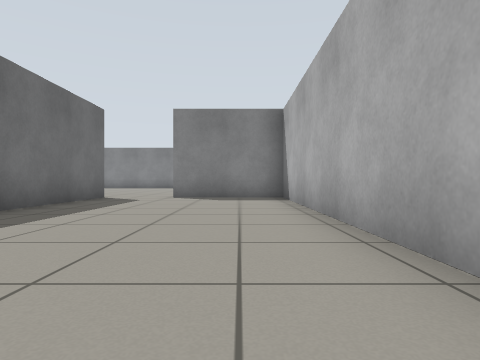
[1] (above)

20 first-person views from a walk through a robot-simulator world made for Gazebo. The camera is 0.5 m above the floor, looks level and sees 75° across. The floor is counted in squares, 1 m on a side. Each view is taken from the middle of a square. On the plan, view 1 faces up. The plan holds only what a view shows up to about 9 squares ahead; the rest is blank.

[2]
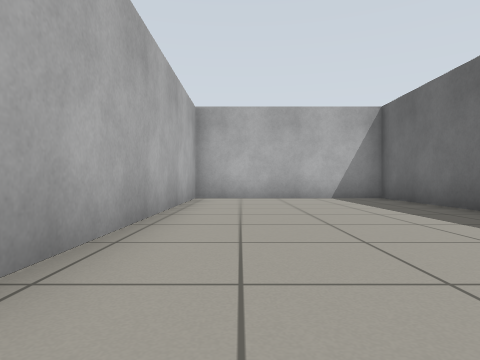

[3]
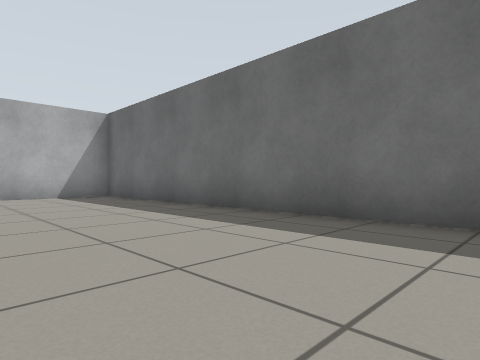

[4]
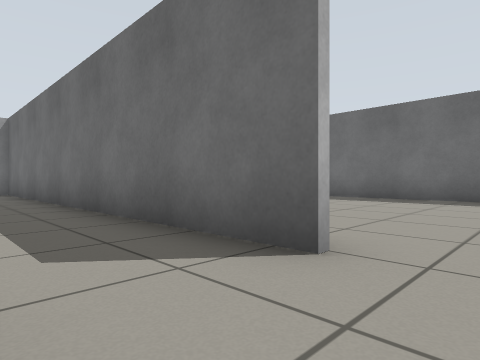

[5]
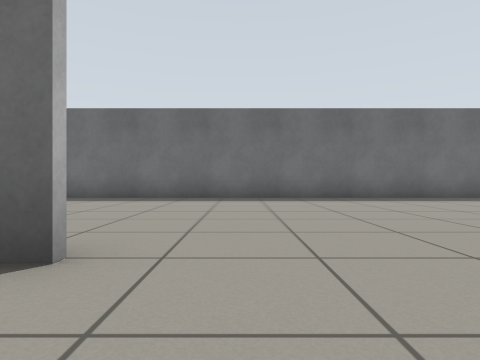

[6]
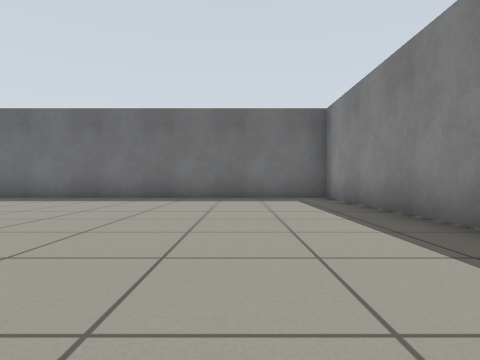

[7]
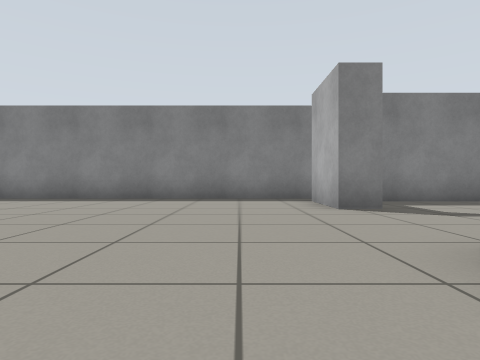

[8]
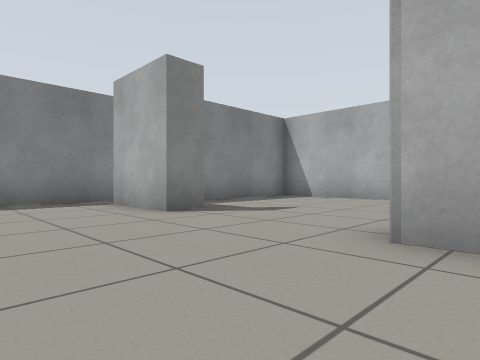

[9]
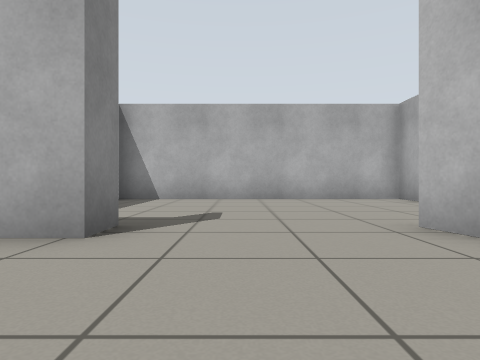

[10]
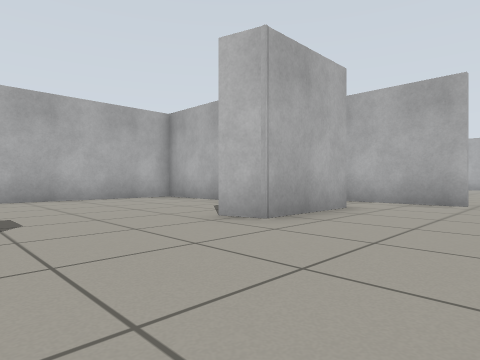

[11]
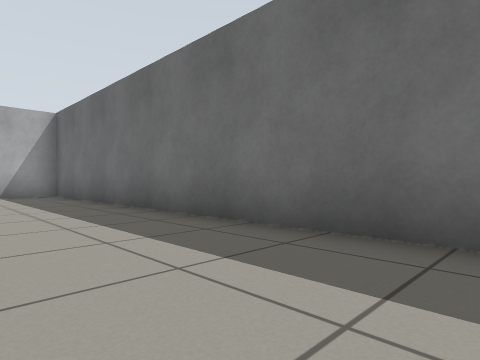

[12]
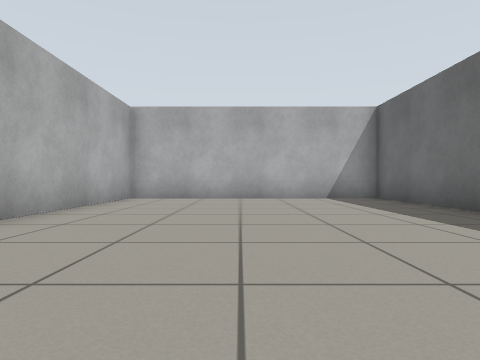

[13]
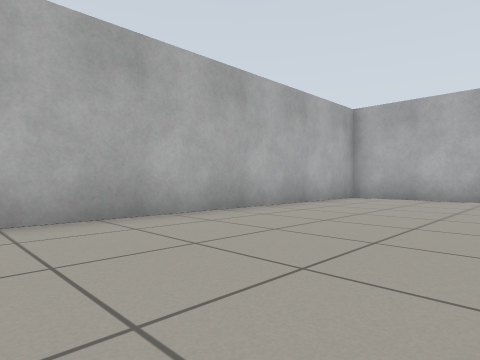

[14]
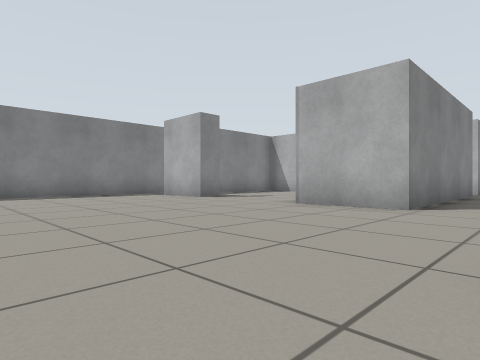

[15]
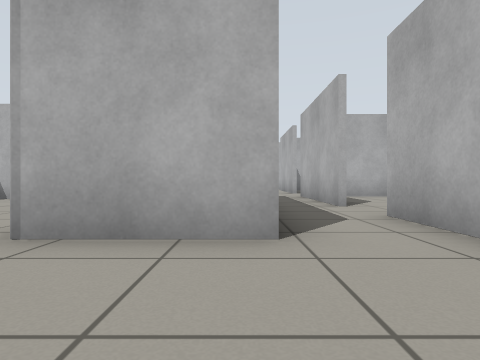

[16]
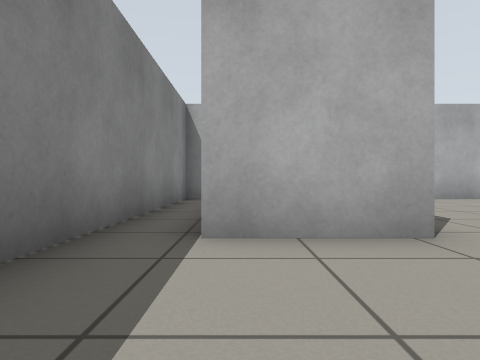

[17]
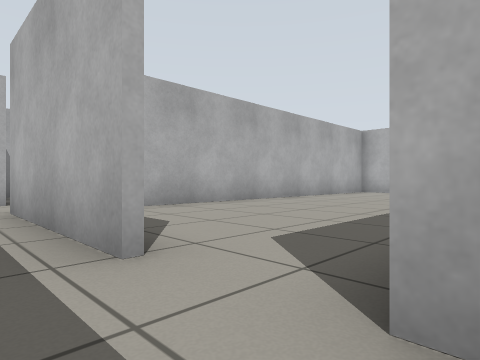

[18]
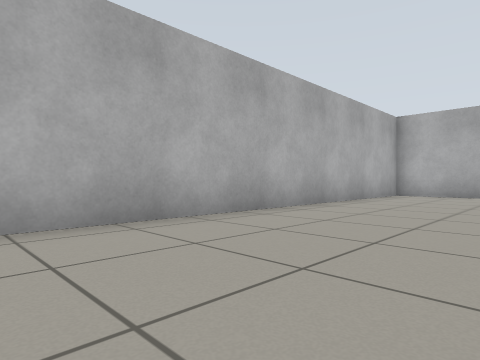

[19]
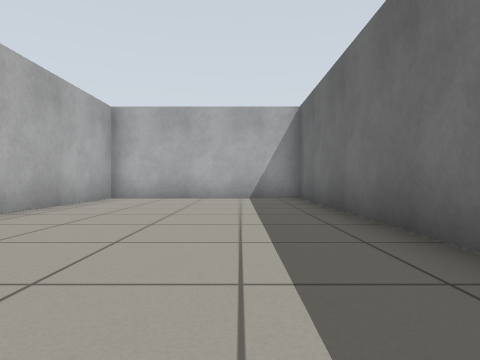

[20]
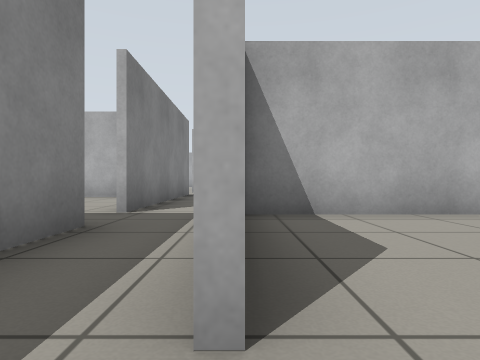

### Floor plan
Points are (right, up) in squares from view 1. A wall is a line through its corners. A room is listed if a view was taken in it or the views show most of it. See-through windows are left out.
Room 1 (views 1, 2, 3)
walls: (-3.9, 9) (-3.9, -2.5) (1.2, -2.5) (1.2, 8.8) (-1.9, 8.8)
ways out: opening at (-2.5, 8.5) to room 2
Room 2 (views 4, 5, 6, 7, 8, 9, 10, 11, 12, 13, 14, 15, 16)
walls: (-1.9, 8.9) (-0.5, 8.9); (-0.4, 10.7) (-0.4, 12.9) (0.3, 13.1); (0.5, 16.3) (-0.4, 16.3) (-0.4, 18.4); (2.9, 10.8) (5.2, 10.8) (5.2, 18.3); (3.6, 18.2) (1.2, 18.2); (5.2, 19) (5.2, 19.4) (-10.7, 19.4) (-10.7, -2.5) (-4, -2.5) (-4, 5.5)
ways out: opening at (-2.5, 8.5) to room 1; opening at (0.5, 10) to room 3
Room 3 (view 17)
walls: (2.9, 9.1) (6.8, 9.1); (5.4, 10.7) (-0.4, 10.7); (-0.5, 8.9) (1.4, 8.9)
ways out: opening at (0.5, 10) to room 2; opening at (2, 9) to room 4; opening at (6, 11); opening at (7, 10)
Room 4 (views 18, 19, 20)
walls: (1.4, 3.9) (1.4, -2.5) (6.5, -2.5) (6.5, 9)
ways out: opening at (2, 9) to room 3

Where each view was taken, in squares from view 1:
view 1: 0 up, 0 right, facing up
view 2: 6 up, 0 right, facing down
view 3: 7 up, 0 right, facing down-left
view 4: 10 up, 2 left, facing down-left
view 5: 10 up, 2 left, facing left
view 6: 17 up, 2 left, facing left
view 7: 11 up, 2 left, facing up
view 8: 12 up, 3 left, facing up-right
view 9: 15 up, 3 left, facing right
view 10: 16 up, 3 left, facing down-right
view 11: 8 up, 8 left, facing down-left
view 12: 6 up, 7 left, facing down
view 13: 6 up, 8 left, facing down-right
view 14: 9 up, 6 left, facing up-right
view 15: 11 up, 3 left, facing right
view 16: 18 up, 3 left, facing right
view 17: 10 up, 1 right, facing down-right
view 18: 8 up, 3 right, facing down-right
view 19: 6 up, 3 right, facing down
view 20: 9 up, 2 right, facing right
